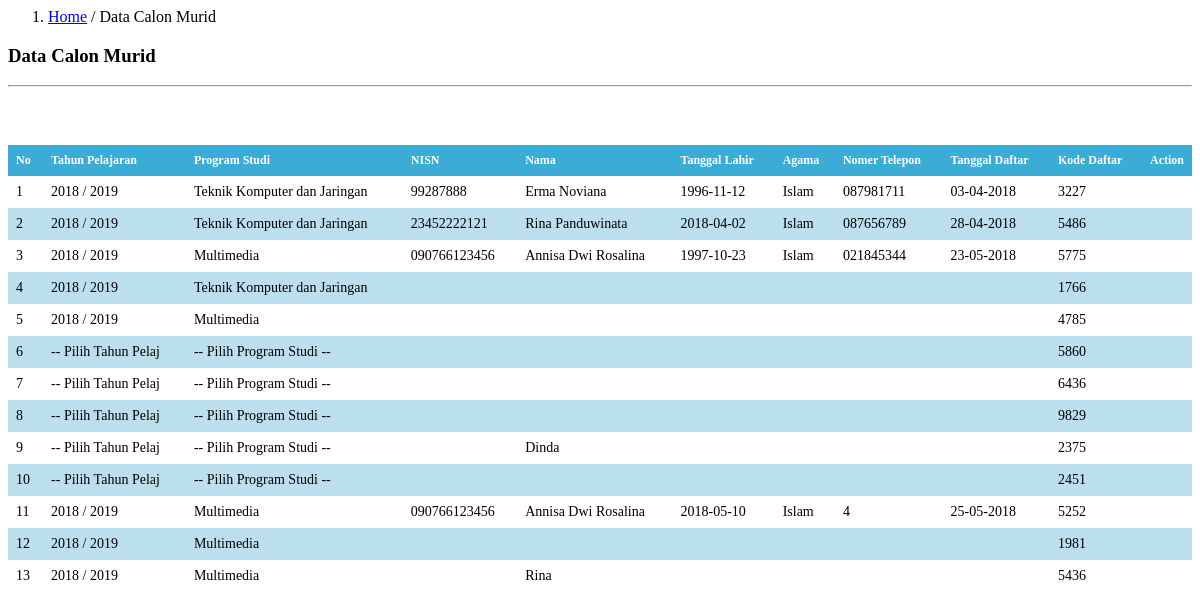
Page /kepala-sekolah/data-calon-murid.php on the committed database.
### tables this page shows
CREATE TABLE `tbl_data_calon_murid` (
  `id_calon_murid` int(10) NOT NULL,
  `tahun_pelajaran` varchar(20) NOT NULL,
  `prodi` varchar(50) NOT NULL,
  `nisn` varchar(30) NOT NULL,
  `nama` varchar(100) NOT NULL,
  `nama_panggilan` varchar(50) NOT NULL,
  `jenis_kelamin` varchar(10) NOT NULL,
  `tempat_lahir` varchar(20) NOT NULL,
  `tgl_lahir` varchar(20) NOT NULL,
  `agama` varchar(20) NOT NULL,
  `kewarganegaraan` varchar(50) NOT NULL,
  `anak_ke` varchar(20) NOT NULL,
  `status_perwalian` varchar(50) NOT NULL,
  `perwalian_oleh` varchar(20) NOT NULL,
  `jml_saudara_kandung` int(10) NOT NULL,
  `jml_saudara_tiri` int(10) NOT NULL,
  `jml_saudara_angkat` int(10) NOT NULL,
  `status_keluarga` varchar(20) NOT NULL,
  `bahasa` varchar(30) NOT NULL,
  `alamat` varchar(100) NOT NULL,
  `telepon_rumah` varchar(20) NOT NULL,
  `status_tinggal` varchar(20) NOT NULL,
  `jarak` varchar(20) NOT NULL,
  `transportasi` varchar(30) NOT NULL,
  `asal_sekolah` varchar(100) NOT NULL,
  `nomor_ijazah` varchar(20) NOT NULL,
  `tgl_ijazah` varchar(20) NOT NULL,
  `lama_belajar` varchar(20) NOT NULL,
  `jml_un` varchar(10) NOT NULL,
  `berat_badan` varchar(10) NOT NULL,
  `tinggi_badan` varchar(10) NOT NULL,
  `goldar` varchar(10) NOT NULL,
  `penyakit` varchar(100) NOT NULL,
  `kelainan` varchar(100) NOT NULL,
  `nama_ayah` varchar(50) NOT NULL,
  `tempat_lahir_ayah` varchar(50) NOT NULL,
  `tgl_lahir_ayah` varchar(50) NOT NULL,
  `pekerjaan_ayah` varchar(50) NOT NULL,
  `penghasilan_ayah` varchar(50) NOT NULL,
  `pendidikan_ayah` varchar(20) NOT NULL,
  `kewarganegaraan_ayah` varchar(50) NOT NULL,
  `nama_ibu` varchar(50) NOT NULL,
  `tempat_lahir_ibu` varchar(50) NOT NULL,
  `tgl_lahir_ibu` varchar(20) NOT NULL,
  `pekerjaan_ibu` varchar(50) NOT NULL,
  `penghasilan_ibu` varchar(50) NOT NULL,
  `pendidikan_ibu` varchar(20) NOT NULL,
  `kewarganegaraan_ibu` varchar(50) NOT NULL,
  `alamat_orangtua` varchar(100) NOT NULL,
  `nomor_hp` varchar(20) NOT NULL,
  `pengeluaran` varchar(50) NOT NULL,
  `jml_keluarga_kerja` int(10) NOT NULL,
  `jml_keluarga_menikah` int(10) NOT NULL,
  `nama_wali` varchar(50) NOT NULL,
  `tempat_lahir_wali` varchar(50) NOT NULL,
  `tgl_lahir_wali` varchar(20) NOT NULL,
  `pekerjaan_wali` varchar(50) NOT NULL,
  `penghasilan_wali` varchar(50) NOT NULL,
  `pendidikan_wali` varchar(20) NOT NULL,
  `kewarganegaraan_wali` varchar(50) NOT NULL,
  `alamat_wali` varchar(100) NOT NULL,
  `nomor_hp_wali` varchar(20) NOT NULL,
  `pengeluaran_wali` varchar(50) NOT NULL,
  `jml_wali_kerja` int(20) NOT NULL,
  `jml_wali_menikah` int(20) NOT NULL,
  `kesenian` varchar(100) NOT NULL,
  `olahraga` varchar(100) NOT NULL,
  `organisasi` varchar(100) NOT NULL,
  `hasta_karya` varchar(100) NOT NULL,
  `bakat_lulus` varchar(100) NOT NULL,
  `cita_cita` varchar(100) NOT NULL,
  `tgl_daftar` varchar(20) NOT NULL,
  `syarat_nisn` varchar(100) NOT NULL,
  `syarat_ijazah` varchar(100) NOT NULL,
  `syarat_kk` varchar(100) NOT NULL,
  `syarat_akte` varchar(100) NOT NULL,
  `syarat_foto` varchar(100) NOT NULL,
  `kode_daftar` int(10) NOT NULL,
  `status` int(2) NOT NULL
);

### kepala-sekolah/data-calon-murid.php (the view, shortened to what this page needs)
<div class="col-md-10" style="padding:0px">
  <ol class="breadcrumb" style="margin:0;border-radius:0;">
    <li class="active"><a href="kepsek.php?content=home-kepala-sekolah">Home</a> / Data Calon Murid</li>
      </ol>
  </div>
<div class="col-md-10" style="min-height:100px">
  <h3><b>Data</b> Calon Murid</h3>
  <hr>
</div>
<div class="col-md-10" style="min-height:100px">
  <form class="form-horizontal" method="POST">
      <table class="table table-striped">
        <thead>
          <tr>
            <th>No</th>
            <th>Tahun Pelajaran</th>
            <th>Program Studi</th>
            <th>NISN</th>
            <th>Nama</th>
            <th>Tanggal Lahir</th>
            <th>Agama</th>
            <th>Nomer Telepon</th>
            <th>Tanggal Daftar</th>
            <th>Kode Daftar</th>
            <th><center>Action</center></th>
          </tr>
        </thead>
        <tbody>
          <?php
            include '../config/koneksi.php';
            $query = mysqli_query($konek, "SELECT * FROM tbl_data_calon_murid")or die(mysqli_error());
                    if(mysqli_num_rows($query) == 0){
                      echo '<tr><td colspan="12" align="center">Tidak ada data!</td></tr>';
                    }
                      else
                    {
                      $no = 1;
                      while($data = mysqli_fetch_array($query)){
                        echo '<tr>';
                        echo '<td>'.$no.'</td>';
                        echo '<td>'.$data['tahun_pelajaran'].'</td>';
                        echo '<td>'.$data['prodi'].'</td>';
                        echo '<td>'.$data['nisn'].'</td>';
                        echo '<td>'.$data['nama'].'</td>';
                        echo '<td>'.$data['tgl_lahir'].'</td>';
                        echo '<td>'.$data['agama'].'</td>';
                        echo '<td>'.$data['telepon_rumah'].'</td>';
                        echo '<td>'.$data['tgl_daftar'].'</td>';
                        echo '<td>'.$data['kode_daftar'].'</td>';
                        echo '<td  width="20"><center><a data-toggle="tooltip" data-placement="left" title="Lihat Data Lengkap" href=kepsek.php?content=edit-calon-murid&&id_calon_murid='.$data['id_calon_murid'].'><i class="fa fa-bars fa-fw"></i></a></center></td>';
                        echo '</tr>';
                        $no++;
                      }
                    }
                ?>
        </tbody>
      </table>
    </form>
</div>

### kepala-sekolah/data-calon-murid.php (style rules this page uses)
table { border-collapse: collapse; width: 100%; }
th, td { text-align: left; padding: 8px; }
tr:nth-child(even) { background-color: #bbdfed; }
th { background-color: #3bacd6; color: white; font-size: 12px; }
td { font-size: 14px; }

### rows in the picture
tbl_data_calon_murid: tahun_pelajaran "2018 / 2019", prodi "Teknik Komputer dan Jaringan", nisn "99287888", nama "Erma Noviana", tgl_lahir "1996-11-12", agama "Islam", telepon_rumah "087981711", tgl_daftar "03-04-2018", kode_daftar "3227"
tbl_data_calon_murid: tahun_pelajaran "2018 / 2019", prodi "Teknik Komputer dan Jaringan", nisn "23452222121", nama "Rina Panduwinata", tgl_lahir "2018-04-02", agama "Islam", telepon_rumah "087656789", tgl_daftar "28-04-2018", kode_daftar "5486"
tbl_data_calon_murid: tahun_pelajaran "2018 / 2019", prodi "Multimedia", nisn "090766123456", nama "Annisa Dwi Rosalina", tgl_lahir "1997-10-23", agama "Islam", telepon_rumah "021845344", tgl_daftar "23-05-2018", kode_daftar "5775"
tbl_data_calon_murid: tahun_pelajaran "2018 / 2019", prodi "Teknik Komputer dan Jaringan", kode_daftar "1766"
tbl_data_calon_murid: tahun_pelajaran "2018 / 2019", prodi "Multimedia", kode_daftar "4785"
tbl_data_calon_murid: tahun_pelajaran "-- Pilih Tahun Pelaj", prodi "-- Pilih Program Studi --", kode_daftar "5860"
tbl_data_calon_murid: tahun_pelajaran "-- Pilih Tahun Pelaj", prodi "-- Pilih Program Studi --", kode_daftar "6436"
tbl_data_calon_murid: tahun_pelajaran "-- Pilih Tahun Pelaj", prodi "-- Pilih Program Studi --", kode_daftar "9829"
tbl_data_calon_murid: tahun_pelajaran "-- Pilih Tahun Pelaj", prodi "-- Pilih Program Studi --", nama "Dinda", kode_daftar "2375"
tbl_data_calon_murid: tahun_pelajaran "-- Pilih Tahun Pelaj", prodi "-- Pilih Program Studi --", kode_daftar "2451"
tbl_data_calon_murid: tahun_pelajaran "2018 / 2019", prodi "Multimedia", nisn "090766123456", nama "Annisa Dwi Rosalina", tgl_lahir "2018-05-10", agama "Islam", telepon_rumah "4", tgl_daftar "25-05-2018", kode_daftar "5252"
tbl_data_calon_murid: tahun_pelajaran "2018 / 2019", prodi "Multimedia", kode_daftar "1981"
tbl_data_calon_murid: tahun_pelajaran "2018 / 2019", prodi "Multimedia", nama "Rina", kode_daftar "5436"
